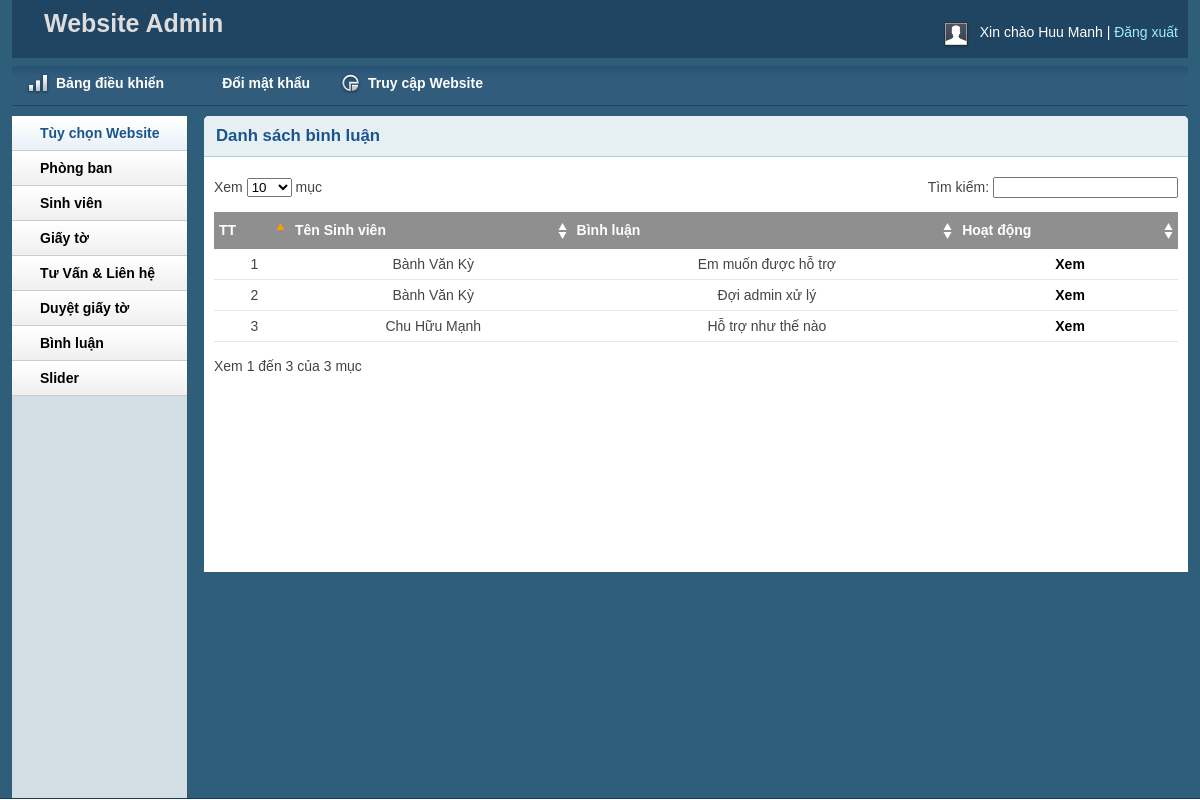
Screenshot of /admin/viewcmt.php (signed in) with the database file from the repository.
### tables this page shows
CREATE TABLE IF NOT EXISTS `tbl_binhluan` (
`binhluan_Id` int(11) NOT NULL,
  `forum_Id` int(11) NOT NULL,
  `id` int(11) NOT NULL,
  `adminId` int(11) NOT NULL,
  `binhluan` varchar(255) NOT NULL,
  `rep_Id` varchar(255) NOT NULL
);

CREATE TABLE IF NOT EXISTS `tbl_student` (
`id` int(11) NOT NULL,
  `name` varchar(255) NOT NULL,
  `address` varchar(255) NOT NULL,
  `city` varchar(50) NOT NULL,
  `country` varchar(50) NOT NULL,
  `mssv` varchar(30) NOT NULL,
  `class` varchar(200) NOT NULL,
  `department` varchar(50) NOT NULL,
  `phone` varchar(30) NOT NULL,
  `email` varchar(80) NOT NULL,
  `password` varchar(200) NOT NULL
);

### lib/database.php (called while the page is built, shortened)
<?php
Class Database{
   public $host   = DB_HOST;
   public $user   = DB_USER;
   public $pass   = DB_PASS;
   public $dbname = DB_NAME;
   public $link;
private function connectDB(){
   $this->link = new mysqli($this->host, $this->user, $this->pass,
    $this->dbname);
 }
public function select($query){
  $result = $this->link->query($query) or
   die($this->link->error.__LINE__);
  if($result->num_rows > 0){
    return $result;
  } else {
    return false;
  }
 }
}

### classes/forum.php (called while the page is built, shortened)
<?php
    $filepath = realpath(dirname(__FILE__));
    include_once ($filepath.'/../lib/database.php');
?>
<?php
class forum
{
    private $db;
    function __construct()
    {
            $this->db = new Database();
    }
         public function show_binhluan_admin(){
            $query = "SELECT forum_Id,binhluan_Id,name,adminName,binhluan FROM tbl_binhluan
            LEFT JOIN tbl_student ON tbl_binhluan.id = tbl_student.id
            LEFT JOIN tbl_admin ON tbl_binhluan.adminId = tbl_admin.adminId
             order by binhluan_Id desc";
            $result = $this->db->select($query);
            return $result;
        }
}
?>

### admin/viewcmt.php (the view, shortened to what this page needs)
<?php include 'inc/header.php';?>
<?php include 'inc/sidebar.php';?>
<?php include ('../classes/forum.php');?>
        <div class="grid_10">
            <div class="box round first grid">
                <h2>Danh sách bình luận</h2>
                <div class="block">
                    <table class="display datatable" id="example">
                    <thead id="thead">
                        <tr>
                            <th>TT</th>
                            <th>Tên Sinh viên</th>
                            <th>Bình luận</th>
                            <th>Hoạt động</th>
                        </tr>
                    </thead>
                    <tbody>
                    <?php
                        $i = 1;
                        $fr = new forum();
                        $get_forum_binhluan = $fr->show_binhluan_admin();
                        if($get_forum_binhluan){
                            while($result = $get_forum_binhluan->fetch_assoc()){
                    ?>
                        <tr class="odd gradeX limit">
                            <td style="max-width: 3%;height: auto; text-align: center;"><?php echo $i ?></td>
                            <td style="max-width: 13%;height: auto;text-align: center;"><?=$result['name'] ? $result['name']: $result['adminName']?></td>
                            <td style="max-width: 18%;height: auto;text-align: center;"><?php echo $result['binhluan'] ?></td>
                            <td style="max-width: 5%;height: auto;text-align: center;" ><a href="../detailforum.php?id=<?php echo $result['forum_Id']?>">Xem</a></td>
                        </tr>
                        <?php
                        $i++;
                            }
                        }
                        ?>
                    </tbody>
                </table>
               </div>
            </div>
        </div>
<?php include 'inc/footer.php';?>

### admin/css/text.css (style rules this page uses)
body { font: 13px/1.5 Tahoma, Helvetica, Arial, 'Liberation Sans', FreeSans, sans-serif; }
h2 { font-size: 23px; }
p, dl, hr, h1, h2, h3, h4, h5, h6, ol, ul, pre, table, address, fieldset { margin-bottom: 20px; }

### admin/css/grid.css (style rules this page uses)
.grid_1, .grid_2, .grid_3, .grid_4, .grid_5, .grid_6, .grid_7, .grid_8, .grid_9, .grid_10, .grid_11, .grid_12, .grid_13, .grid_14, .grid_15, .grid_16 { display: inline; float: left; margin-left: 1%; margin-right: 1%; }
.container_12 .grid_10 { width: 81.333%; }

### admin/css/layout.css (style rules this page uses)
body { background: #fff none repeat scroll 0 0; color: #444; font-size: 14px; padding: 0; }
a { color: #000; font-weight:bold; text-decoration: none; }
h1, h2, h3, h4, h5, h6 { line-height:1.2em; margin-bottom:.3em; }
h2 { margin-top:1em; }
.box { background:#fff; margin-bottom:20px; padding:10px 10px 10px 10px; margin-left:-8px; }
.box.grid { padding-bottom:40px; }
.box.round { -moz-border-radius: 5px 5px 0px 0px; -webkit-border-radius: 5px 5px 0px 0px; border-radius: 5px 5px 0px 0px; }
.box h2 { font-size:1.2em; font-weight:bold; color:#1B548D; background:#E6F0F3; margin:-10px -10px 0 -10px; padding:10px 12px; border-bottom:1px solid #B3CBD6; -moz-border-radius: 5px 5px 0px 0px; -webkit-border-radius: 5px 5px 0px 0px; border-radius: 5px 5px 0px 0px; }
.box.first { min-height: 406px; }
.block { padding-top:20px; }
.block { padding-bottom:1px; }
table.display { margin: 0 auto; clear: both; width: 100%; }
.sorting_asc { background: #8f8f8f url(../img/table/sort_asc.png) no-repeat center right; padding:8px 5px; text-align:left; color:#fff; }
.sorting { background:#8f8f8f url(../img/table/sort_both.png) no-repeat center right; padding:8px 5px; text-align:left; color:#fff; }
tr.odd { height: 30px; line-height: 30px; border-bottom:1px solid #e6e6e6; }
tr.even { height: 30px; line-height: 30px; border-bottom:1px solid #e6e6e6; }
tr.odd td, tr.even td { padding-left:5px; }

### rows the page displays
tbl_binhluan: tbl_student.name "Bành Văn Kỳ", binhluan "Em muốn được hỗ trợ"
tbl_binhluan: tbl_student.name "Bành Văn Kỳ", binhluan "Đợi admin xử lý"
tbl_binhluan: tbl_student.name "Chu Hữu Mạnh", binhluan "Hỗ trợ như thế nào"

### other values shown
Session::get('adminName') "Huu Manh"
